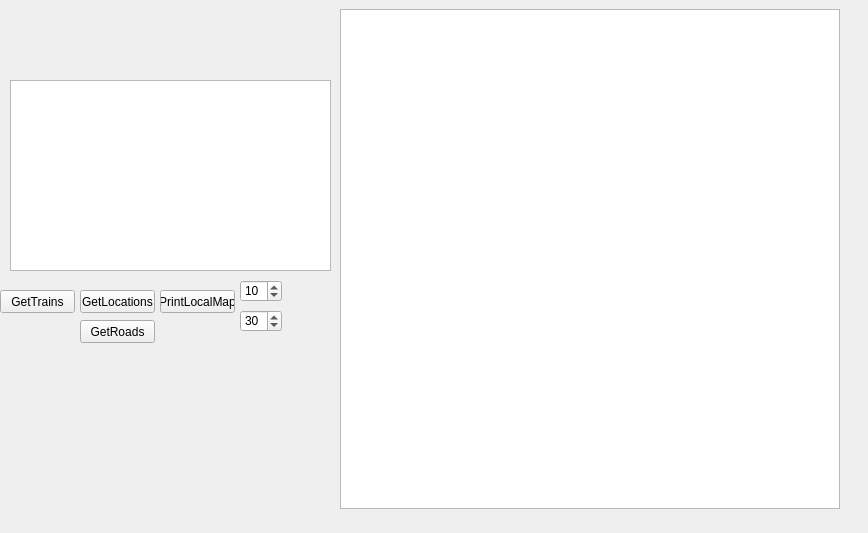
<?xml version="1.0" encoding="UTF-8"?>
<ui version="4.0">
 <class>trainSheduler</class>
 <widget class="QWidget" name="trainSheduler">
  <property name="geometry">
   <rect>
    <x>0</x>
    <y>0</y>
    <width>868</width>
    <height>533</height>
   </rect>
  </property>
  <property name="windowTitle">
   <string>Form</string>
  </property>
  <widget class="QTreeWidget" name="trainsTree">
   <property name="geometry">
    <rect>
     <x>10</x>
     <y>80</y>
     <width>321</width>
     <height>191</height>
    </rect>
   </property>
   <property name="columnCount">
    <number>2</number>
   </property>
   <attribute name="headerVisible">
    <bool>false</bool>
   </attribute>
   <column>
    <property name="text">
     <string notr="true">1</string>
    </property>
   </column>
   <column>
    <property name="text">
     <string notr="true">2</string>
    </property>
   </column>
  </widget>
  <widget class="QPushButton" name="pushButton">
   <property name="geometry">
    <rect>
     <x>0</x>
     <y>290</y>
     <width>75</width>
     <height>23</height>
    </rect>
   </property>
   <property name="text">
    <string>GetTrains</string>
   </property>
  </widget>
  <widget class="QPushButton" name="pushButton_2">
   <property name="geometry">
    <rect>
     <x>80</x>
     <y>290</y>
     <width>75</width>
     <height>23</height>
    </rect>
   </property>
   <property name="text">
    <string>GetLocations</string>
   </property>
  </widget>
  <widget class="QGraphicsView" name="mapViev">
   <property name="geometry">
    <rect>
     <x>340</x>
     <y>9</y>
     <width>500</width>
     <height>500</height>
    </rect>
   </property>
  </widget>
  <widget class="QPushButton" name="pushButton_3">
   <property name="geometry">
    <rect>
     <x>160</x>
     <y>290</y>
     <width>75</width>
     <height>23</height>
    </rect>
   </property>
   <property name="text">
    <string>PrintLocalMap</string>
   </property>
  </widget>
  <widget class="QSpinBox" name="scaleSpin">
   <property name="geometry">
    <rect>
     <x>240</x>
     <y>280</y>
     <width>42</width>
     <height>22</height>
    </rect>
   </property>
   <property name="minimum">
    <number>1</number>
   </property>
   <property name="value">
    <number>10</number>
   </property>
  </widget>
  <widget class="QSpinBox" name="sizeSpin">
   <property name="geometry">
    <rect>
     <x>240</x>
     <y>310</y>
     <width>42</width>
     <height>22</height>
    </rect>
   </property>
   <property name="minimum">
    <number>1</number>
   </property>
   <property name="value">
    <number>30</number>
   </property>
  </widget>
  <widget class="QPushButton" name="pushButton_4">
   <property name="geometry">
    <rect>
     <x>80</x>
     <y>320</y>
     <width>75</width>
     <height>23</height>
    </rect>
   </property>
   <property name="text">
    <string>GetRoads</string>
   </property>
  </widget>
 </widget>
 <resources/>
 <connections/>
</ui>
